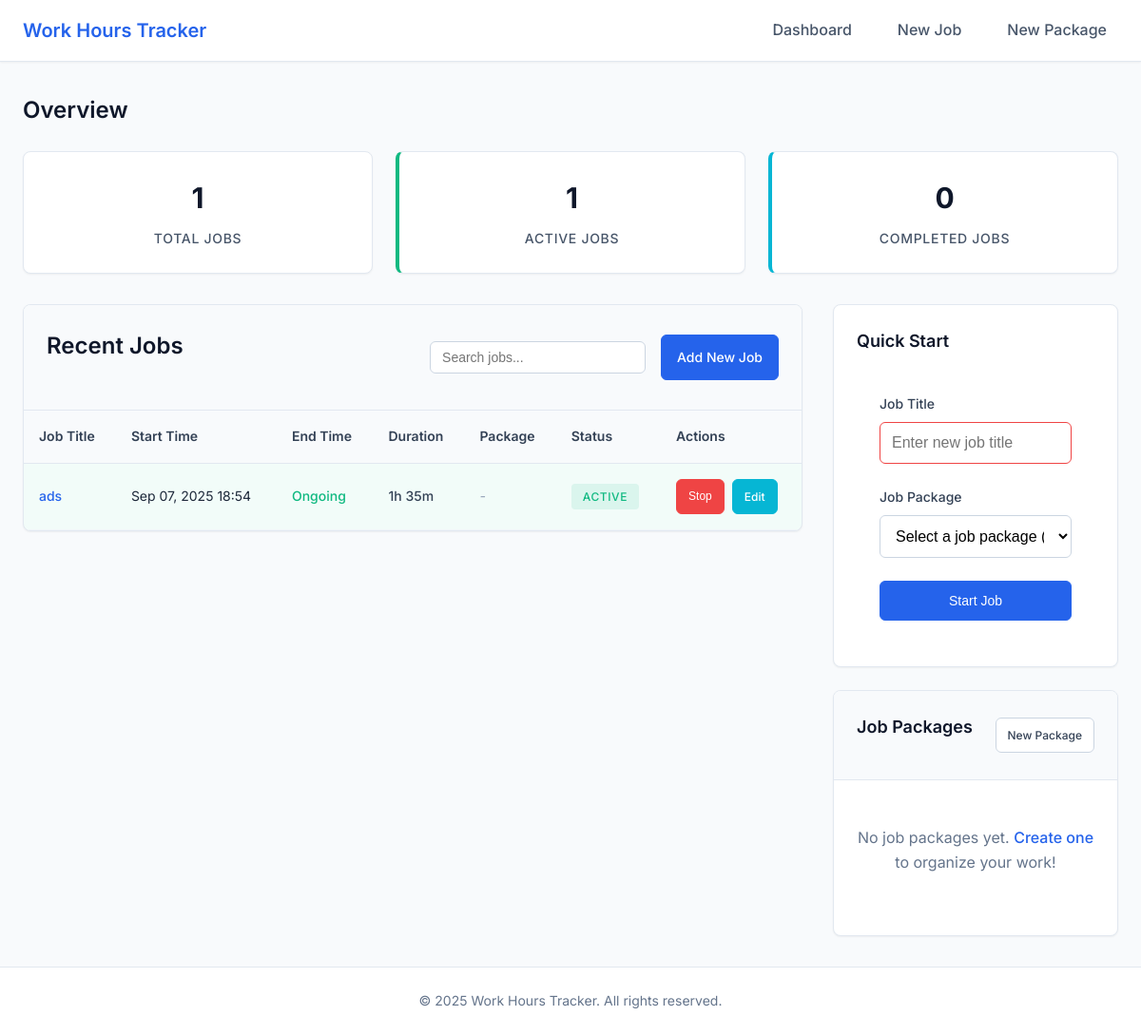
The app's page /, older data.
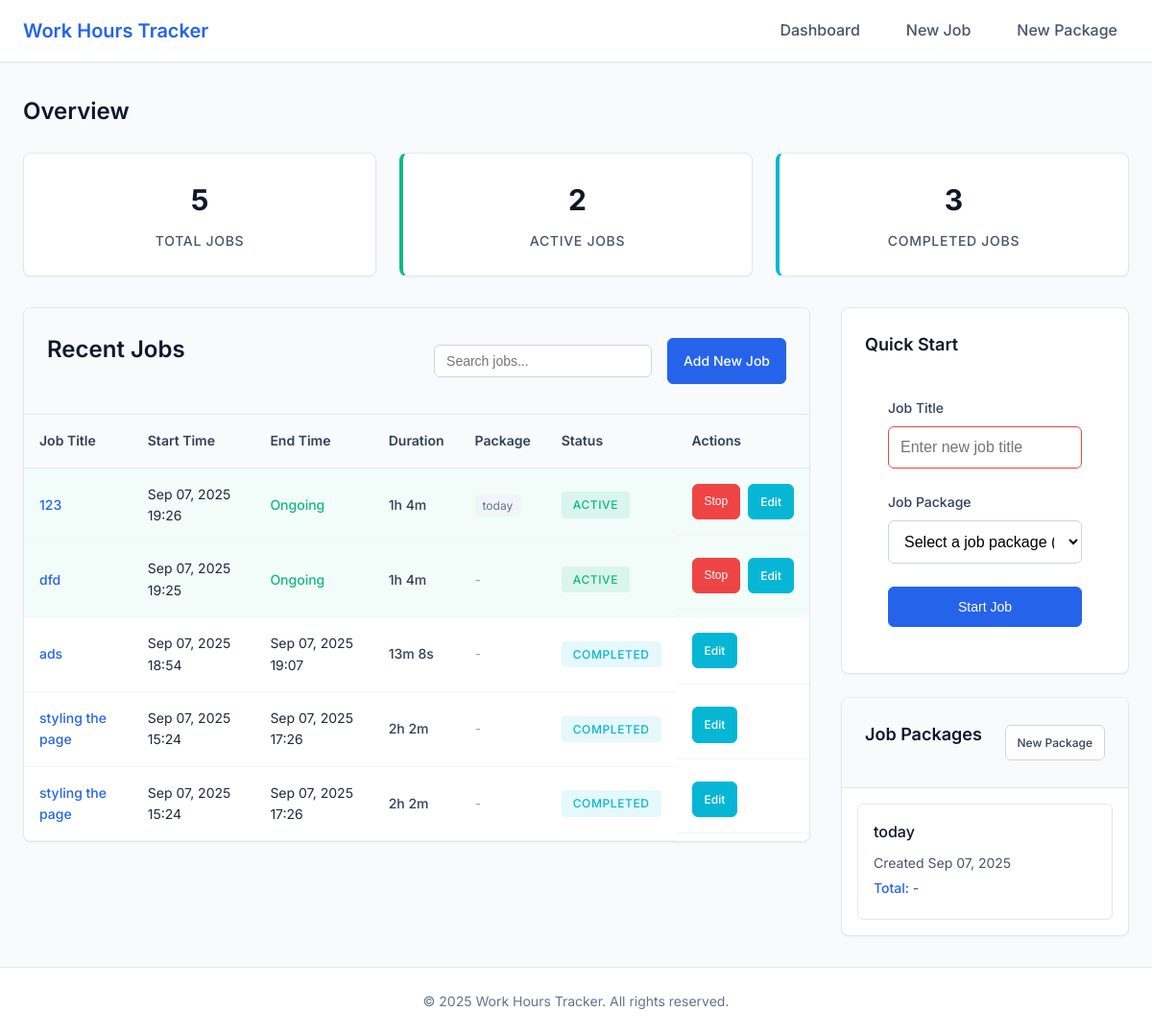
The same page, newer data.
### ManageTime/models.py (models this page shows, shortened)
class Job(models.Model):
    title = models.CharField(
        max_length=120,
        validators=[MinLengthValidator(3)],
        help_text="Enter a descriptive title for this job"
    )
    start_time = models.DateTimeField(
        help_text="When the job started"
    )
    end_time = models.DateTimeField(
        null=True,
        blank=True,
        help_text="When the job ended (leave blank if ongoing)"
    )
    job_box = models.ForeignKey(
        JobBox,
        on_delete=models.CASCADE,
        related_name='jobs',
        null=True,
        blank=True,
        help_text="Optional job package this belongs to"
    )
    is_completed = models.BooleanField(
        default=False,
        help_text="Whether this job has been completed"
    )
    created_at = models.DateTimeField(auto_now_add=True)
    updated_at = models.DateTimeField(auto_now=True)
    class Meta:
        verbose_name = "Job"
        verbose_name_plural = "Jobs"
        ordering = ['-start_time']
    @property
    def duration(self):
        if self.end_time and self.start_time:
            return self.end_time - self.start_time
        elif self.start_time:
            return timezone.now() - self.start_time
        return timezone.timedelta(0)

class JobBox(models.Model):
    title = models.CharField(
        max_length=120,
        validators=[MinLengthValidator(3)],
        help_text="Enter a descriptive title for the job package"
    )
    created_at = models.DateTimeField(
        default=timezone.now,
        help_text="When this job package was created"
    )
    updated_at = models.DateTimeField(auto_now=True)
    is_active = models.BooleanField(
        default=True,
        help_text="Whether this job package is currently active"
    )
    class Meta:
        verbose_name = "Job Package"
        verbose_name_plural = "Job Packages"
        ordering = ['-created_at']
    def __str__(self):
        return self.title
    @property
    def total_duration(self):
        total_seconds = sum(
            job.duration.total_seconds()
            for job in self.jobs.filter(is_completed=True)
        )
        return timezone.timedelta(seconds=total_seconds)

### ManageTime/views.py (the view)
# urls.py: path('', views.HomeView.as_view(), name='home'),
class HomeView(ListView):
    model = Job
    template_name = 'home.html'
    context_object_name = 'jobs'
    paginate_by = 10
    def get_queryset(self):
        return Job.objects.select_related('job_box').order_by('-start_time')
    def get_context_data(self, **kwargs):
        context = super().get_context_data(**kwargs)
        context['job_packages'] = JobBox.objects.filter(is_active=True).order_by('-created_at')
        context['quick_job_form'] = QuickJobForm()
        context['job_box_form'] = JobBoxForm()
        context['total_jobs'] = Job.objects.count()
        context['active_jobs'] = Job.objects.filter(end_time__isnull=True).count()
        context['completed_jobs'] = Job.objects.filter(is_completed=True).count()
        return context

### ManageTime/forms.py (shortened to what this page needs)
class QuickJobForm(forms.Form):
    title = forms.CharField(
        max_length=120,
        min_length=3,
        widget=forms.TextInput(attrs={
            'class': 'form-control',
            'placeholder': 'Enter new job title',
            'required': True
        }),
        label='Job Title'
    )
    job_box = forms.ModelChoiceField(
        queryset=JobBox.objects.filter(is_active=True),
        required=False,
        empty_label="Select a job package (optional)",
        widget=forms.Select(attrs={
            'class': 'form-control'
        }),
        label='Job Package'
    )

class JobBoxForm(forms.ModelForm):
    class Meta:
        model = JobBox
        fields = ['title']
        widgets = {
            'title': forms.TextInput(attrs={
                'class': 'form-control',
                'placeholder': 'Enter job package title',
                'required': True
            })
        }
        labels = {
            'title': 'Package Title'
        }

### ManageTime/templatetags/duration_filters.py (called while the page is built)
@register.filter
def format_duration(duration):
    if not duration:
        return "-"
    total_seconds = int(duration.total_seconds())
    if total_seconds < 60:
        return f"{total_seconds}s"
    hours = total_seconds // 3600
    minutes = (total_seconds % 3600) // 60
    seconds = total_seconds % 60
    if hours > 0:
        if minutes > 0:
            return f"{hours}h {minutes}m"
        else:
            return f"{hours}h"
    elif minutes > 0:
        if seconds > 0:
            return f"{minutes}m {seconds}s"
        else:
            return f"{minutes}m"
    else:
        return f"{seconds}s"

### static/templates/home.html (shortened to what this page needs)
{% extends 'base.html' %}
{% load static %}
{% load duration_filters %}
{% block content %}
<div class="dashboard-container">
    <section class="stats-section" aria-labelledby="stats-heading">
        <h2 id="stats-heading" class="section-title">Overview</h2>
        <div class="stats-grid">
            <div class="stat-card">
                <div class="stat-number">{{ total_jobs }}</div>
                <div class="stat-label">Total Jobs</div>
            </div>
            <div class="stat-card active">
                <div class="stat-number">{{ active_jobs }}</div>
                <div class="stat-label">Active Jobs</div>
            </div>
            <div class="stat-card completed">
                <div class="stat-number">{{ completed_jobs }}</div>
                <div class="stat-label">Completed Jobs</div>
            </div>
        </div>
    </section>
    <div class="main-dashboard">
        <section class="jobs-section" aria-labelledby="jobs-heading">
            <div class="section-header">
                <h2 id="jobs-heading" class="section-title">Recent Jobs</h2>
                <div class="section-actions">
                    <div class="search-container">
                        <input type="text" id="job-search" class="search-input" placeholder="Search jobs..." aria-label="Search jobs" oninput="fallbackSearch()" onkeyup="fallbackSearch()">
                    </div>
                    <a href="{% url 'managetime:job_create' %}" class="btn btn-primary" role="button">
                        Add New Job
                    </a>
                </div>
            </div>
            {% if jobs %}
                <div class="table-container">
                    <table class="jobs-table" role="table" aria-label="Recent jobs">
                        <thead>
                            <tr role="row">
                                <th scope="col" role="columnheader">Job Title</th>
                                <th scope="col" role="columnheader">Start Time</th>
                                <th scope="col" role="columnheader">End Time</th>
                                <th scope="col" role="columnheader">Duration</th>
                                <th scope="col" role="columnheader">Package</th>
                                <th scope="col" role="columnheader">Status</th>
                                <th scope="col" role="columnheader">Actions</th>
                            </tr>
                        </thead>
                        <tbody>
                            {% for job in jobs %}
                                <tr role="row" class="{% if not job.end_time %}active-job{% endif %}">
                                    <td role="cell">
                                        <a href="{% url 'managetime:job_detail' job.id %}" class="job-title-link">
                                            {{ job.title }}
                                        </a>
                                    </td>
                                    <td role="cell">{{ job.start_time|date:"M d, Y H:i" }}</td>
                                    <td role="cell">
                                        {% if job.end_time %}
                                            {{ job.end_time|date:"M d, Y H:i" }}
                                        {% else %}
                                            <span class="ongoing">Ongoing</span>
                                        {% endif %}
                                    </td>
                                    <td role="cell">
                                        <span class="duration">
                                            {{ job.duration|format_duration }}
                                        </span>
                                    </td>
                                    <td role="cell">
                                        {% if job.job_box %}
                                            <a href="{% url 'managetime:package_detail' job.job_box.id %}" class="package-link">
                                                {{ job.job_box.title }}
                                            </a>
                                        {% else %}
                                            <span class="no-package">-</span>
                                        {% endif %}
                                    </td>
                                    <td role="cell">
                                        <span class="status-badge {% if job.is_completed %}completed{% else %}active{% endif %}">
                                            {% if job.is_completed %}Completed{% else %}Active{% endif %}
                                        </span>
                                    </td>
                                    <td role="cell" class="actions">
                                        {% if not job.end_time %}
                                            <button class="btn btn-sm btn-stop"
                                                    onclick="stopJob({{ job.id }})"
                                                    aria-label="Stop job {{ job.title }}">
                                                Stop
                                            </button>
                                        {% endif %}
                                        <a href="{% url 'managetime:job_edit' job.id %}"
                                           class="btn btn-sm btn-edit"
                                           aria-label="Edit job {{ job.title }}">
                                            Edit
                                        </a>
                                    </td>
                                </tr>
                    {% endfor %}
                        </tbody>
                    </table>
                </div>
            {% else %}
                <div class="empty-state">
                    <p>No jobs found. <a href="{% url 'managetime:job_create' %}">Create your first job</a> to get started!</p>
                </div>
            {% endif %}
        </section>
        <aside class="sidebar" role="complementary">
            <section class="quick-actions" aria-labelledby="quick-actions-heading">
                <h3 id="quick-actions-heading" class="sidebar-title">Quick Start</h3>
                <form method="post" action="{% url 'managetime:quick_start_job' %}" class="quick-job-form">
                    <div class="form-group">
                        <label for="{{ quick_job_form.title.id_for_label }}" class="form-label">
                            {{ quick_job_form.title.label }}
                        </label>
                        {{ quick_job_form.title }}
                    </div>
                    <div class="form-group">
                        <label for="{{ quick_job_form.job_box.id_for_label }}" class="form-label">
                            {{ quick_job_form.job_box.label }}
                        </label>
                        {{ quick_job_form.job_box }}
            </div>
                    <button type="submit" class="btn btn-primary btn-block">Start Job</button>
                </form>
            </section>
            <section class="job-packages" aria-labelledby="packages-heading">
                <div class="section-header">
                    <h3 id="packages-heading" class="sidebar-title">Job Packages</h3>
                    <a href="{% url 'managetime:package_create' %}" class="btn btn-sm btn-secondary" role="button">
                        New Package
                    </a>
        </div>
                {% if job_packages %}
                    <div class="packages-list">
                        {% for package in job_packages %}
                            <div class="package-item">
                                <a href="{% url 'managetime:package_detail' package.id %}" class="package-link">
                                    <h4 class="package-title">{{ package.title }}</h4>
                                    <p class="package-meta">
                                        Created {{ package.created_at|date:"M d, Y" }}
                                    </p>
                                    <p class="package-duration">
                                        Total: {{ package.total_duration|format_duration }}
                                    </p>
                                </a>
                            </div>
                        {% endfor %}
                    </div>
                {% else %}
                    <div class="empty-state">
                        <p>No job packages yet. <a href="{% url 'managetime:package_create' %}">Create one</a> to organize your work!</p>
                    </div>
                {% endif %}
            </section>
        </aside>
    </div>
</div>
{% endblock %}

### static/templates/base.html (shortened to what this page needs)
<!DOCTYPE html>
{% load static %}
<html lang="en">
<head>
    <link rel="stylesheet" href="{% static 'css/styles.css' %}">
</head>
<body>
    <header class="main-header" role="banner">
        <nav class="main-nav" role="navigation" aria-label="Main navigation">
            <div class="nav-container">
                <h1 class="site-title">
                    <a href="{% url 'managetime:home' %}" aria-label="Work Hours Tracker Home">
                        Work Hours Tracker
                    </a>
                </h1>
                <ul class="nav-menu">
                    <li><a href="{% url 'managetime:home' %}" class="nav-link">Dashboard</a></li>
                    <li><a href="{% url 'managetime:job_create' %}" class="nav-link">New Job</a></li>
                    <li><a href="{% url 'managetime:package_create' %}" class="nav-link">New Package</a></li>
                </ul>
            </div>
        </nav>
    </header>
    <main class="main-content" role="main">
        {% block content %}{% endblock %}
    </main>
    <footer class="main-footer" role="contentinfo">
        <div class="footer-container">
            <p>&copy; {% now "Y" %} Work Hours Tracker. All rights reserved.</p>
        </div>
    </footer>
</body>
</html>

Row changes from the older to the newer data that the page shows:
added Job: title "123", start_time "Sep 07, 2025 19:26", shows "Ongoing", duration "1h 4m", job_box "today", is_completed "ACTIVE"
added Job: title "dfd", start_time "Sep 07, 2025 19:25", shows "Ongoing", duration "1h 4m", is_completed "ACTIVE"
changed Job "ads": end_time (not shown) → "Sep 07, 2025 19:07"; duration "1h 35m" → "13m 8s"; is_completed "ACTIVE" → "COMPLETED"; no longer shows "Ongoing Stop"
added Job: title "styling the page", start_time "Sep 07, 2025 15:24", end_time "Sep 07, 2025 17:26", duration "2h 2m", is_completed "COMPLETED"
added Job: title "styling the page", start_time "Sep 07, 2025 15:24", end_time "Sep 07, 2025 17:26", duration "2h 2m", is_completed "COMPLETED"
added JobBox: title "today", created_at "Sep 07, 2025", total_duration "-"
Text that changed along with them:
{{ total_jobs }}: "1" → "5"
{{ active_jobs }}: "1" → "2"
{{ completed_jobs }}: "0" → "3"
text no longer shown: "No job packages yet. Create one to organize your work!"
